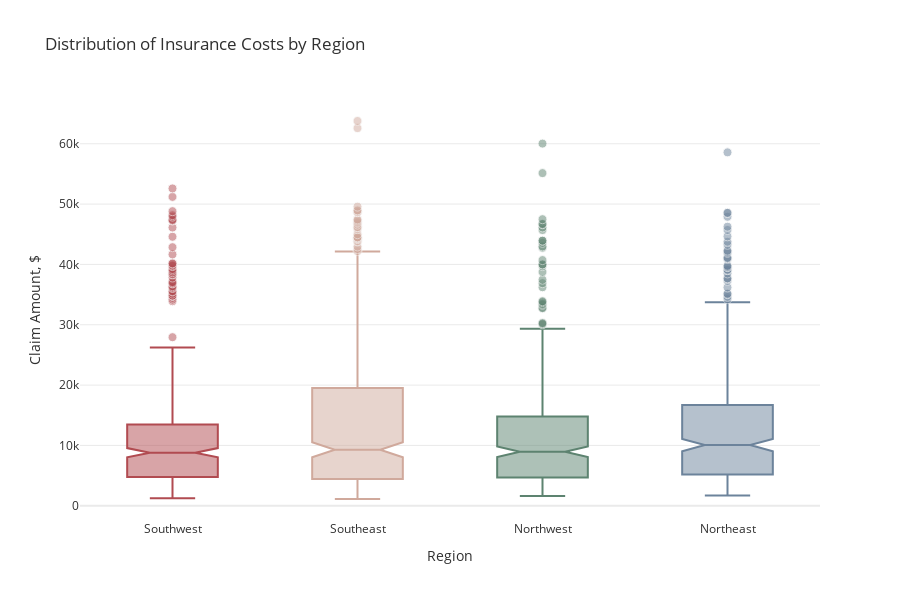

This figure's notebook cell:
### Markdown cell above
# <div style="color:white;display:fill;border-radius:5px;background-color:#84A3C3;overflow:hidden"><p style="padding:20px;color:white;overflow:hidden;font-size:100%;margin:0"><b>3 |</b> Exploratory Data Analysis</p></div>

### Code cell
init_notebook_mode(connected=True)
px.defaults.template = "plotly_white"
plot_df=ins.copy()
fig = px.box(plot_df, x="region", y="charges", color="region", 
             notched=True, points="outliers", height=600,
             title="Distribution of Insurance Costs by Region",
             color_discrete_sequence=['#B14B51', '#D0A99C', '#5D8370', '#6C839B'])
fig.update_traces(marker=dict(size=9, opacity=0.5, line=dict(width=1,color="#F7F7F7")), showlegend=False)
fig.update_layout(font_color="#303030", xaxis_title='Region', yaxis_title='Claim Amount, $',
                  yaxis=dict(showgrid=True, gridwidth=1, gridcolor='#EAEAEA', zerolinecolor='#EAEAEA'))
fig.show()

### Figure 1 — Plotly figure (JSON) as saved in the notebook; plotly's stock layout.template omitted (floating-point values rounded to 4 significant figures; data arrays with more than 128 entries replaced by an {"elided": "..."} marker saying what was removed)
{"data": [{"alignmentgroup": "True", "boxpoints": "outliers", "hovertemplate": "region=%{x}<br>charges=%{y}<extra></extra>", "legendgroup": "Southwest", "marker": {"color": "#B14B51", "line": {"color": "#F7F7F7", "width": 1}, "opacity": 0.5, "size": 9}, "name": "Southwest", "notched": true, "offsetgroup": "Southwest", "orientation": "v", "showlegend": false, "x": {"elided": "325 str values"}, "x0": " ", "xaxis": "x", "y": {"elided": "325 float values"}, "y0": " ", "yaxis": "y", "type": "box"}, {"alignmentgroup": "True", "boxpoints": "outliers", "hovertemplate": "region=%{x}<br>charges=%{y}<extra></extra>", "legendgroup": "Southeast", "marker": {"color": "#D0A99C", "line": {"color": "#F7F7F7", "width": 1}, "opacity": 0.5, "size": 9}, "name": "Southeast", "notched": true, "offsetgroup": "Southeast", "orientation": "v", "showlegend": false, "x": {"elided": "364 str values"}, "x0": " ", "xaxis": "x", "y": {"elided": "364 float values"}, "y0": " ", "yaxis": "y", "type": "box"}, {"alignmentgroup": "True", "boxpoints": "outliers", "hovertemplate": "region=%{x}<br>charges=%{y}<extra></extra>", "legendgroup": "Northwest", "marker": {"color": "#5D8370", "line": {"color": "#F7F7F7", "width": 1}, "opacity": 0.5, "size": 9}, "name": "Northwest", "notched": true, "offsetgroup": "Northwest", "orientation": "v", "showlegend": false, "x": {"elided": "325 str values"}, "x0": " ", "xaxis": "x", "y": {"elided": "325 float values"}, "y0": " ", "yaxis": "y", "type": "box"}, {"alignmentgroup": "True", "boxpoints": "outliers", "hovertemplate": "region=%{x}<br>charges=%{y}<extra></extra>", "legendgroup": "Northeast", "marker": {"color": "#6C839B", "line": {"color": "#F7F7F7", "width": 1}, "opacity": 0.5, "size": 9}, "name": "Northeast", "notched": true, "offsetgroup": "Northeast", "orientation": "v", "showlegend": false, "x": {"elided": "324 str values"}, "x0": " ", "xaxis": "x", "y": {"elided": "324 float values"}, "y0": " ", "yaxis": "y", "type": "box"}], "layout": {"xaxis": {"anchor": "y", "domain": [0, 1], "title": {"text": "Region"}, "categoryorder": "array", "categoryarray": ["Southwest", "Southeast", "Northwest", "Northeast"]}, "yaxis": {"anchor": "x", "domain": [0, 1], "title": {"text": "Claim Amount, $"}, "showgrid": true, "gridwidth": 1, "gridcolor": "#EAEAEA", "zerolinecolor": "#EAEAEA"}, "legend": {"title": {"text": "region"}, "tracegroupgap": 0}, "title": {"text": "Distribution of Insurance Costs by Region"}, "boxmode": "overlay", "height": 600, "font": {"color": "#303030"}}}
